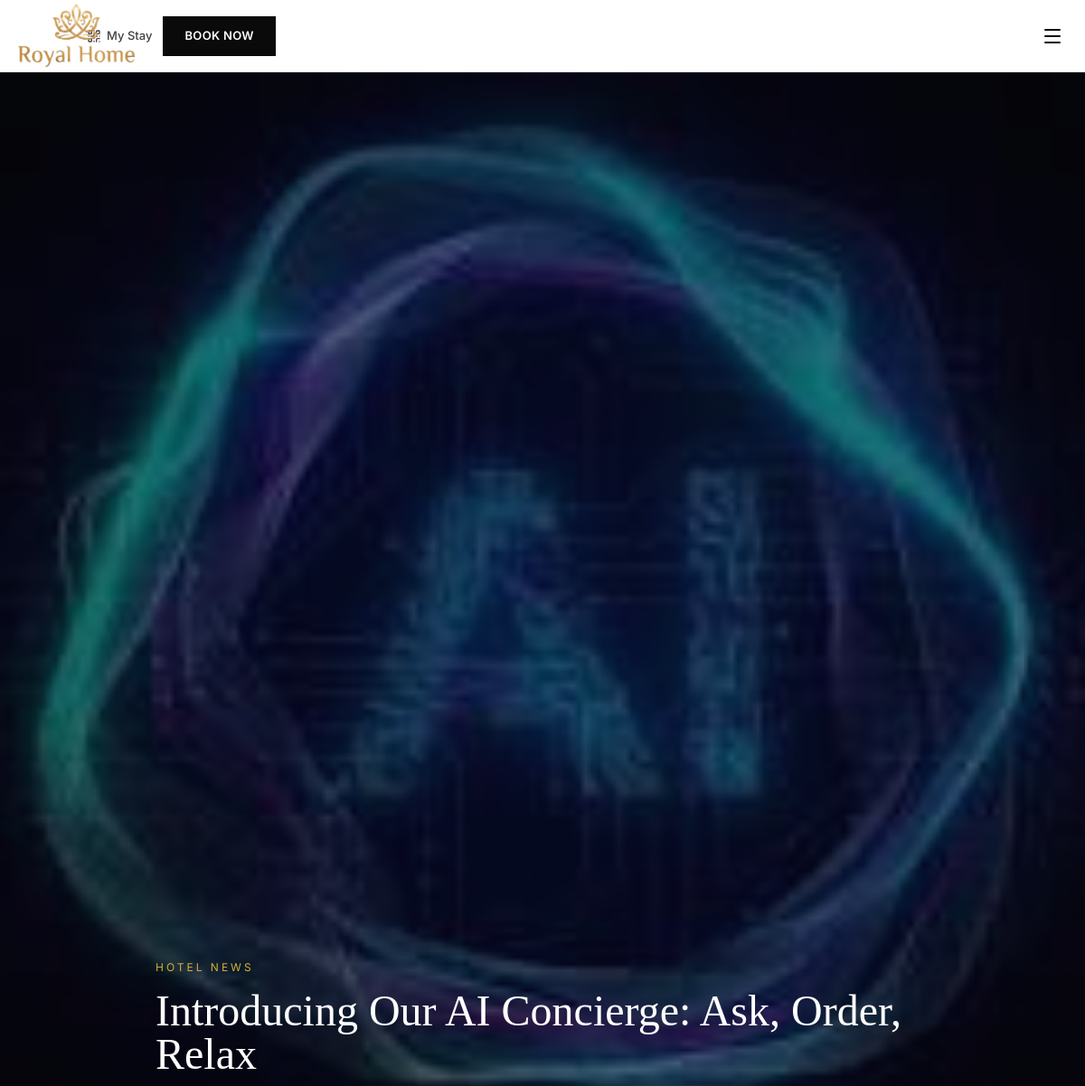
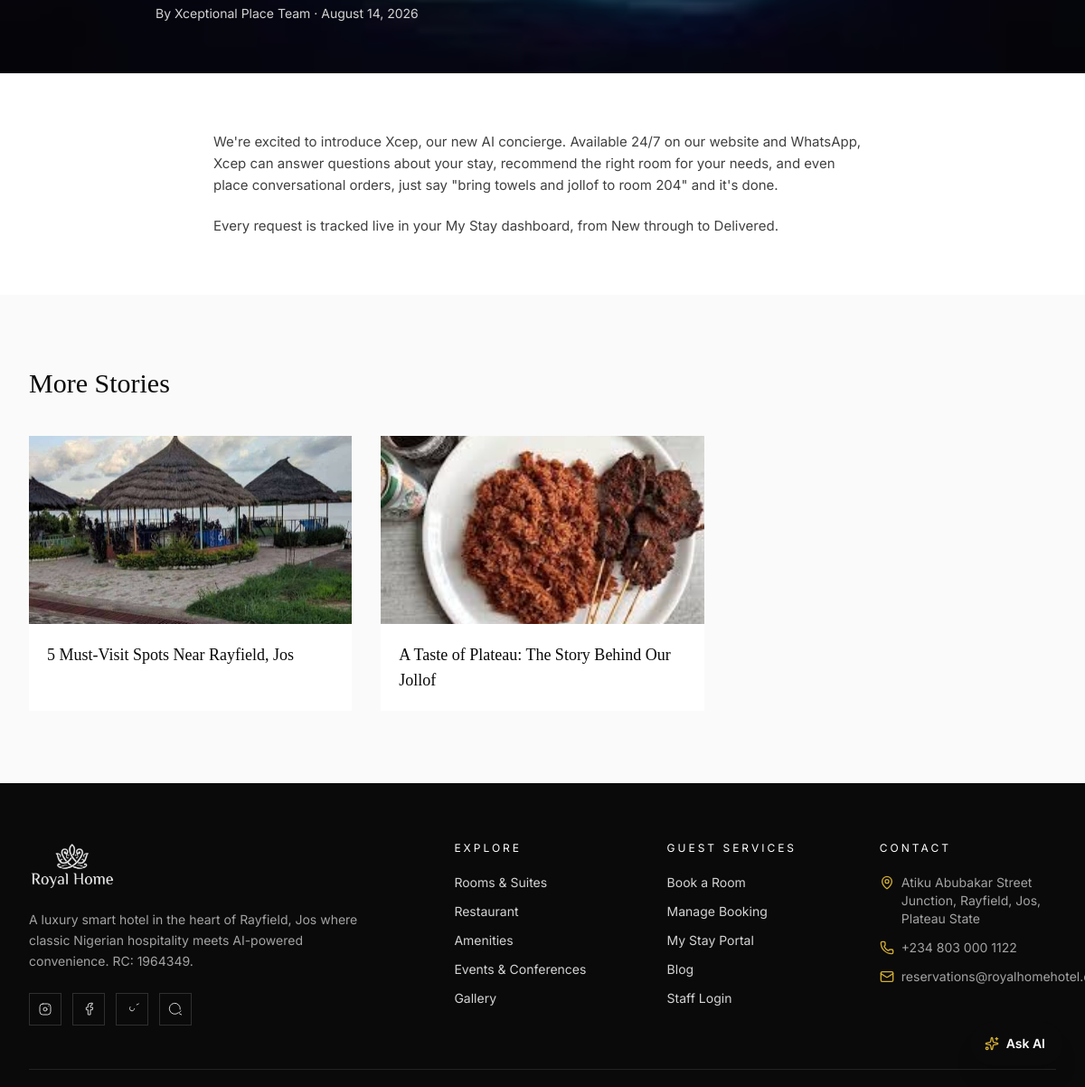
Screenshot of /blog/introducing-ai-concierge/ with the database file from the repository (2 pictures, top to bottom).
### blog/models.py (models this page shows, shortened)
class BlogPost(models.Model):
    CATEGORY_CHOICES = [
        ('travel', 'Travel Tips'),
        ('local', 'Local Attractions'),
        ('hotel-news', 'Hotel News'),
        ('food', 'Food & Dining'),
    ]
    title = models.CharField(max_length=200)
    slug = models.SlugField(unique=True)
    category = models.CharField(max_length=20, choices=CATEGORY_CHOICES, default='travel')
    excerpt = models.CharField(max_length=300)
    content = models.TextField()
    cover_image = models.ImageField(upload_to='blog/', blank=True, null=True)
    author = models.CharField(max_length=100, default='Royal home hotel Team')
    published_date = models.DateField()
    class Meta:
        ordering = ['-published_date']
    def get_absolute_url(self):
        return reverse('blog:detail', args=[self.slug])

### blog/views.py (the view)
# urls.py: path('<slug:slug>/', views.blog_detail, name='detail'),
def blog_detail(request, slug):
    post = get_object_or_404(BlogPost, slug=slug)
    related = BlogPost.objects.exclude(id=post.id)[:3]
    return render(request, 'blog/detail.html', {'post': post, 'related': related})

### templates/blog/detail.html (shortened to what this page needs)
{% extends "base.html" %}
{% load static %}
{% block content %}
<section class="relative h-[50vh] min-h-[380px] overflow-hidden">
  <img src="{{ post.cover_image.url }}" class="absolute inset-0 w-full h-full object-cover" alt="{{ post.title }}">
  <div class="absolute inset-0 bg-ink/55"></div>
  <div class="relative h-full max-w-4xl mx-auto px-5 flex flex-col justify-end pb-14">
    <p class="uppercase tracking-widest2 text-gold-400 text-xs mb-4">{{ post.get_category_display }}</p>
    <h1 class="font-serif text-white text-3xl md:text-5xl">{{ post.title }}</h1>
    <p class="text-grey-300 text-sm mt-4">By {{ post.author }} &middot; {{ post.published_date|date:"F d, Y" }}</p>
  </div>
</section>
<section class="max-w-3xl mx-auto px-5 py-16">
  <div class="prose-content text-grey-700 leading-relaxed space-y-5 text-[15px]">
    {{ post.content|linebreaks }}
  </div>
</section>
{% if related %}
<section class="bg-grey-50 py-20">
  <div class="max-w-7xl mx-auto px-5 lg:px-8">
    <h2 class="font-serif text-2xl md:text-3xl mb-10">More Stories</h2>
    <div class="grid grid-cols-1 md:grid-cols-3 gap-8">
      {% for p in related %}
      <a href="{{ p.get_absolute_url }}" class="group block bg-white">
        <div class="h-52 overflow-hidden"><img src="{{ p.cover_image.url }}" class="w-full h-full object-cover group-hover:scale-105 transition-transform duration-700" alt="{{ p.title }}"></div>
        <div class="p-5">
          <h3 class="font-serif text-lg group-hover:text-gold-600">{{ p.title }}</h3>
        </div>
      </a>
      {% endfor %}
    </div>
  </div>
</section>
{% endif %}
{% endblock %}

### static/css/site.css (style rules this page uses)
html { scroll-behavior: smooth; }

### rows the page displays
BlogPost: cover_image (picture), category "HOTEL NEWS", title "Introducing Our AI Concierge: Ask, Order, Relax", author "Xceptional Place Team", published_date "August 14, 2026", content "We're excited to introduce Xcep, our new AI concierge. Available 24/7 on our website and WhatsApp, Xcep can answer questions about your stay, recommend the right room for your needs, and even place conversational orders, just say \"bring towels and jollof to room 204\" and it's done. Every request is tracked live in your My Stay dashboard, from New through to Delivered."
BlogPost: cover_image (picture), title "5 Must-Visit Spots Near Rayfield, Jos"
BlogPost: cover_image (picture), title "A Taste of Plateau: The Story Behind Our Jollof"
